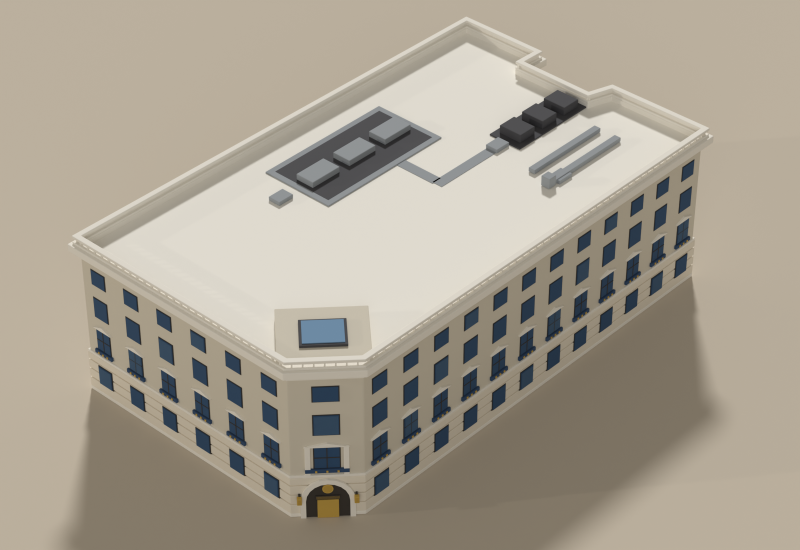
#> input picture artifacts/101-grove/101-grove-aerial.png, 1600 x 1100 px (shown at 1/2 size); its folder holds only this picture in this run
$ python make_contact_sheet.py
#> lines starting #> are read from the running program, lines starting #| are printed output that depends on the picture
"""Compose the 101 Grove Street review contact sheet from the rendered tiles.

    python3 make_contact_sheet.py [--dir DIR] [--prefix 101-grove]

Plain Pillow rather than Blender's compositor: Blender 5.x replaced
`Scene.node_tree` with a compositing node group, and a 3x3 photo montage is not
worth a version-sensitive dependency.

The aerial gets the hero slot: this building is a corner bay and a cornice line,
and only the three-quarter from the north-east shows both.
"""

import argparse
import os

from PIL import Image, ImageDraw, ImageFont

CELL = (700, 470)
COLS = 3
BG = (219, 205, 176)
INK = (58, 53, 48)
TILES = [
    ("aerial", "AERIAL 3/4 — square onto the corner bay, 38° down"),
    ("top", "TOP — roof plan"),
    ("night", "NIGHT — the entrance lanterns, oculus and transom"),
    ("north", "NORTH elevation"),
    ("east", "EAST elevation"),
    ("south", "SOUTH elevation"),
    ("west", "WEST elevation"),
]


def font(size):
    for path in (
        "/System/Library/Fonts/Supplemental/Arial Bold.ttf",
        "/System/Library/Fonts/Helvetica.ttc",
    ):
        if os.path.exists(path):
            try:
                return ImageFont.truetype(path, size)
            except OSError:
                pass
    return ImageFont.load_default()


def main():
    here = os.path.dirname(os.path.abspath(__file__))
    ap = argparse.ArgumentParser()
    ap.add_argument("--dir", default=here)
    ap.add_argument("--prefix", default="101-grove")
    args = ap.parse_args()

    present = [
        (name, label)
        for name, label in TILES
        if os.path.exists(os.path.join(args.dir, f"{args.prefix}-{name}.png"))
    ]
    rows = (len(present) + COLS - 1) // COLS
    sheet = Image.new("RGB", (CELL[0] * COLS, CELL[1] * rows), BG)
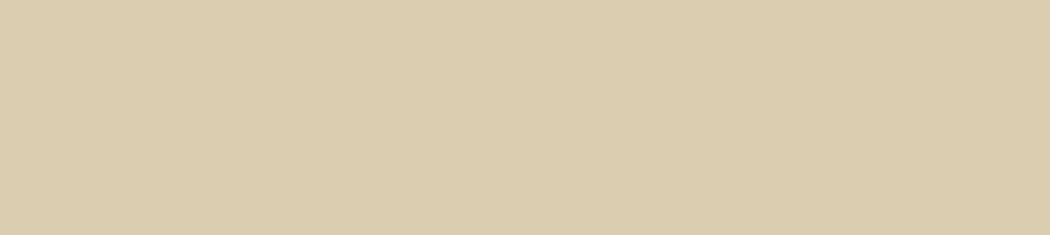
#> sheet: PIL image 2100x470 RGB (shown at 1/2 size); mean R, G, B 219, 205, 176
    draw = ImageDraw.Draw(sheet)
    fnt = font(19)

    for i, (name, label) in enumerate(present):
        img = Image.open(os.path.join(args.dir, f"{args.prefix}-{name}.png")).convert("RGB")
        img.thumbnail((CELL[0] - 16, CELL[1] - 46), Image.LANCZOS)
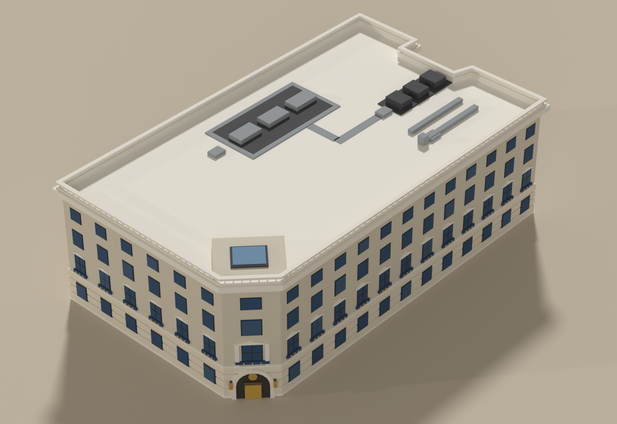
#> img: PIL image 617x424 RGB; mean R, G, B 167.7, 159.6, 145.3
        col, row = i % COLS, i // COLS
        ox = col * CELL[0] + (CELL[0] - img.width) // 2
#> ox = 41
        oy = row * CELL[1] + 34 + (CELL[1] - 46 - img.height) // 2
#> oy = 34
        sheet.paste(img, (ox, oy))
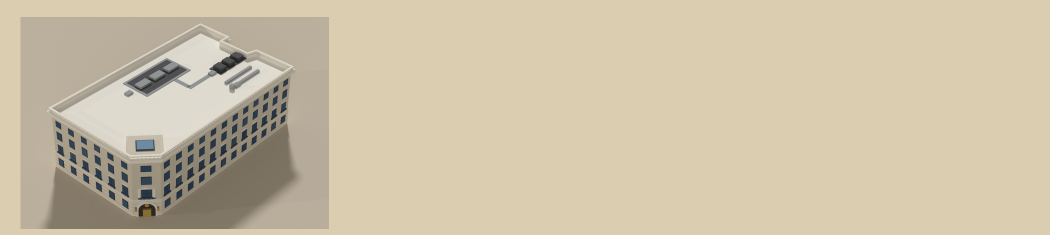
#> sheet: PIL image 2100x470 RGB (shown at 1/2 size); mean R, G, B 205.4, 193, 167.9
        draw.text((col * CELL[0] + 14, row * CELL[1] + 10), label, font=fnt, fill=INK)

    out = os.path.join(args.dir, f"{args.prefix}-contact-sheet.png")
    sheet.save(out)
    print(f"[sheet] {out} ({len(present)} tiles)")


if __name__ == "__main__":
    main()

$ run again, on artifacts/101-grove/101-grove-south.png
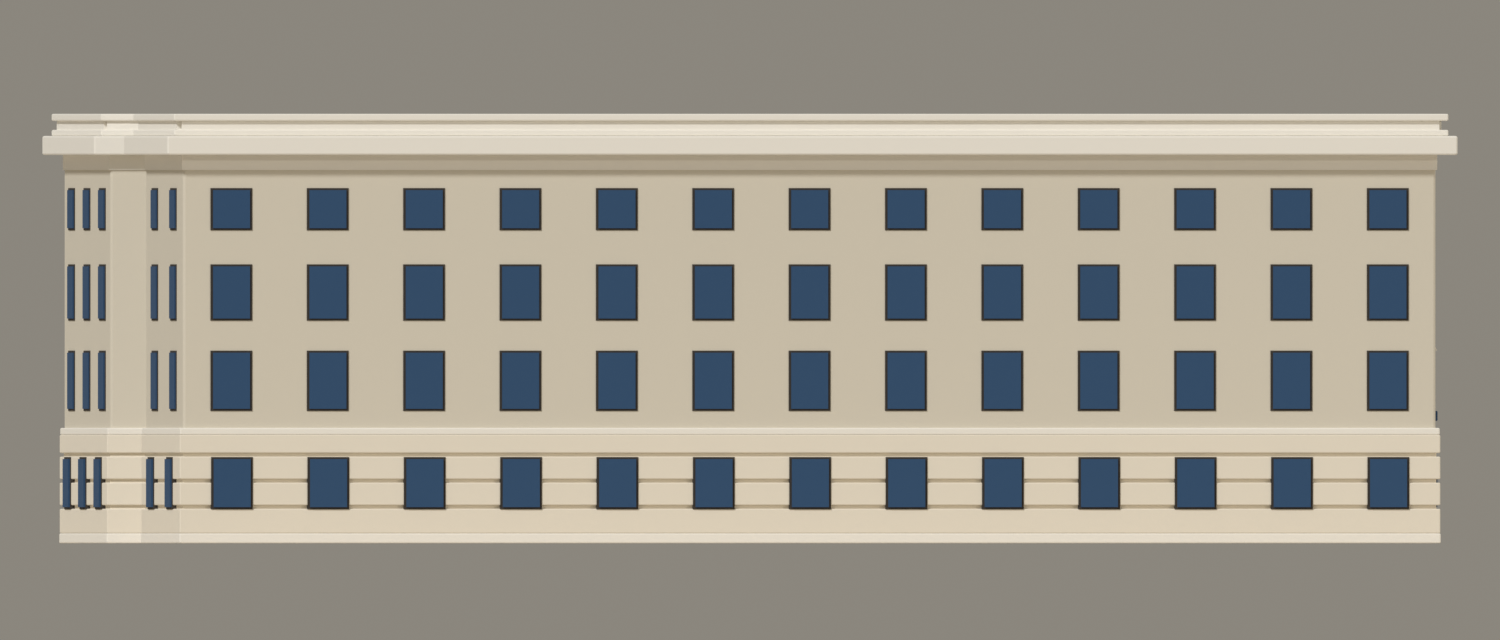
#> input picture artifacts/101-grove/101-grove-south.png, 1500 x 640 px
#> in main, `sheet.paste(img, (ox, oy))`:
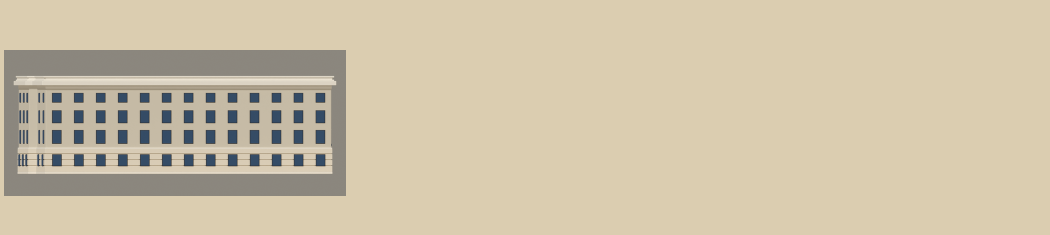
#> sheet: PIL image 2100x470 RGB (shown at 1/2 size); mean R, G, B 206.8, 194.6, 169.3
